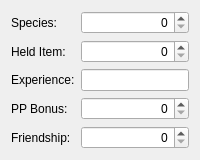
          <widget class="QWidget" name="growthTab">
           <attribute name="title">
            <string>Growth</string>
           </attribute>
           <layout class="QFormLayout" name="formLayout_3">
            <item row="0" column="0">
             <widget class="QLabel" name="label_10">
              <property name="text">
               <string>Species:</string>
              </property>
             </widget>
            </item>
            <item row="1" column="0">
             <widget class="QLabel" name="label_11">
              <property name="text">
               <string>Held Item:</string>
              </property>
             </widget>
            </item>
            <item row="2" column="0">
             <widget class="QLabel" name="label_12">
              <property name="text">
               <string>Experience:</string>
              </property>
             </widget>
            </item>
            <item row="1" column="1">
             <widget class="QSpinBox" name="heldItem">
              <property name="sizePolicy">
               <sizepolicy hsizetype="Expanding" vsizetype="Fixed">
                <horstretch>0</horstretch>
                <verstretch>0</verstretch>
               </sizepolicy>
              </property>
              <property name="alignment">
               <set>Qt::AlignRight|Qt::AlignTrailing|Qt::AlignVCenter</set>
              </property>
              <property name="accelerated">
               <bool>true</bool>
              </property>
              <property name="maximum">
               <number>65535</number>
              </property>
             </widget>
            </item>
            <item row="2" column="1">
             <widget class="QLineEdit" name="experience">
              <property name="text">
               <string/>
              </property>
             </widget>
            </item>
            <item row="3" column="0">
             <widget class="QLabel" name="label_13">
              <property name="text">
               <string>PP Bonus:</string>
              </property>
             </widget>
            </item>
            <item row="4" column="0">
             <widget class="QLabel" name="label_22">
              <property name="text">
               <string>Friendship:</string>
              </property>
             </widget>
            </item>
            <item row="3" column="1">
             <widget class="QSpinBox" name="ppBonuses">
              <property name="sizePolicy">
               <sizepolicy hsizetype="Expanding" vsizetype="Fixed">
                <horstretch>0</horstretch>
                <verstretch>0</verstretch>
               </sizepolicy>
              </property>
              <property name="alignment">
               <set>Qt::AlignRight|Qt::AlignTrailing|Qt::AlignVCenter</set>
              </property>
              <property name="accelerated">
               <bool>true</bool>
              </property>
              <property name="maximum">
               <number>255</number>
              </property>
             </widget>
            </item>
            <item row="4" column="1">
             <widget class="QSpinBox" name="friendship">
              <property name="sizePolicy">
               <sizepolicy hsizetype="Expanding" vsizetype="Fixed">
                <horstretch>0</horstretch>
                <verstretch>0</verstretch>
               </sizepolicy>
              </property>
              <property name="alignment">
               <set>Qt::AlignRight|Qt::AlignTrailing|Qt::AlignVCenter</set>
              </property>
              <property name="accelerated">
               <bool>true</bool>
              </property>
              <property name="maximum">
               <number>255</number>
              </property>
             </widget>
            </item>
            <item row="0" column="1">
             <widget class="QSpinBox" name="species">
              <property name="sizePolicy">
               <sizepolicy hsizetype="Expanding" vsizetype="Fixed">
                <horstretch>0</horstretch>
                <verstretch>0</verstretch>
               </sizepolicy>
              </property>
              <property name="alignment">
               <set>Qt::AlignRight|Qt::AlignTrailing|Qt::AlignVCenter</set>
              </property>
              <property name="accelerated">
               <bool>true</bool>
              </property>
              <property name="maximum">
               <number>65535</number>
              </property>
             </widget>
            </item>
           </layout>
          </widget>
